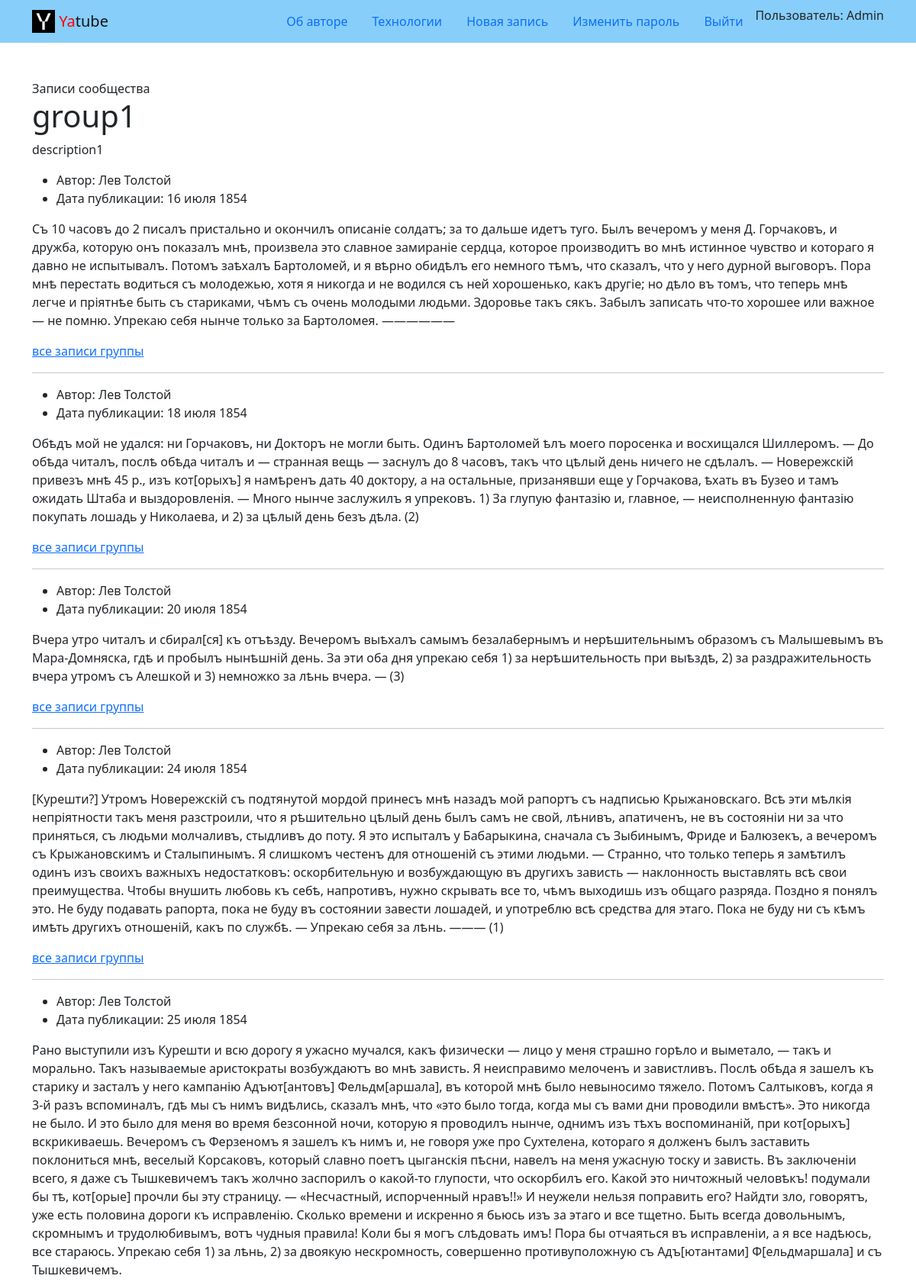
/group/group1/ (signed in, upper part), run on the app's committed database.
### posts/models.py (models this page shows, shortened)
class Group(models.Model):
    title = models.CharField(max_length=200)
    slug = models.SlugField(max_length=200, unique=True)
    description = models.TextField()

class Post(models.Model):
    text = models.TextField()
    pub_date = models.DateTimeField('date published', auto_now_add=True)
    author = models.ForeignKey(
        User,
        on_delete=models.CASCADE,
        related_name='posts'
    )
    group = models.ForeignKey(
        Group,
        on_delete=models.SET_NULL,
        max_length=50,
        related_name='posts',
        blank=True,
        null=True
    )

### posts/views.py (the view)
# urls.py: path('group/<slug:slug>/', views.group_posts, name='group'),
def group_posts(request, slug):
    group = get_object_or_404(Group, slug=slug)
    posts = group.posts.all()
    paginator = Paginator(posts, 10)
    page_number = request.GET.get('page')
    page_obj = paginator.get_page(page_number)
    context = {
        'group': group,
        'page_obj': page_obj,
    }
    return render(request, 'posts/group_list.html', context)

### templates/posts/group_list.html (shortened to what this page needs)
{% extends 'base.html' %}
{% block content %}
<main>
  <div class="container py-5">
    Записи сообщества
    <h1>{{ group.title }}</h1>
    <p>{{ group.description }}</p>
      {% for post in page_obj %}
        <ul>
          <li>
            Автор: {{ post.author.get_full_name }}
          </li>
          <li>
            Дата публикации: {{ post.pub_date|date:"d E Y" }}
          </li>
        </ul>
      <p>{{ post.text }}</p>
      {% if post.group %}
      <a href="{% url 'posts:group' slug=post.group.slug %}">все записи группы</a>
      {% endif %}
      {% if not forloop.last %}<hr>{% endif %}
      {% endfor %}
  </div>
</main>
{% endblock %}

### templates/includes/header.html (shortened to what this page needs)
{% load static %}
<header>
  <nav class="navbar navbar-light" style="background-color: lightskyblue">
    <div class="container">
      <a class="navbar-brand" href="{% url 'posts:index' %}">
        <img src="{% static 'img/logo.png' %}" width="30" height="30" class="d-inline-block align-top" alt="">
        <span style="color:red">Ya</span>tube
      </a>
      {% with request.resolver_match.view_name as view_name %}
      <ul class="nav nav-pills">
        <li class="nav-item">
          <a class="nav-link {% if view_name  == 'about:author' %}active{% endif %}"
            href="{% url 'about:author' %}">Об авторе</a>
        </li>
        <li class="nav-item">
          <a class="nav-link {% if view_name  == 'about:tech' %}active{% endif %}"
            href="{% url 'about:tech' %}">Технологии</a>
        </li>
        {% if request.user.is_authenticated %}
        <li class="nav-item">
          <a class="nav-link" href="{% url 'posts:post_create' %}">Новая запись</a>
        </li>
        <li class="nav-item">
          <a class="nav-link" href="">Изменить пароль</a>
        </li>
        <li class="nav-item">
          <a class="nav-link" href="{% url 'users:logout' %}">Выйти</a>
        </li>
        <li>
          Пользователь: {{ user.username }}
        {% endif %}
      </ul>
      {% endwith %}
    </div>
  </nav>
</header>

### data on the page
Group: title "group1", description "description1"
Post: author.get_full_name "Лев Толстой", pub_date "16 июля 1854", text "Съ 10 часовъ до 2 писалъ пристально и окончилъ описаніе солдатъ; за то дальше идетъ туго. Былъ вечеромъ у меня Д. Горчаковъ, и дружба, которую онъ показалъ мнѣ, произвела это славное замираніе сердца, которое производитъ во мнѣ истинное чувство и котораго я давно не испытывалъ. Потомъ заѣхалъ Бартоломей, и я вѣрно обидѣлъ его немного тѣмъ, что сказалъ, что у него дурной выговоръ. Пора мнѣ перестать водиться съ молодежью, хотя я никогда и не водился съ ней хорошенько, какъ другіе; но дѣло въ томъ, что теперь мнѣ легче и пріятнѣе быть съ стариками, чѣмъ съ очень молодыми людьми. Здоровье такъ сякъ. Забылъ записать что-то хорошее или важное — не помню. Упрекаю себя нынче только за Бартоломея.…", shows "все записи группы"
Post: author.get_full_name "Лев Толстой", pub_date "18 июля 1854", text "Обѣдъ мой не удался: ни Горчаковъ, ни Докторъ не могли быть. Одинъ Бартоломей ѣлъ моего поросенка и восхищался Шиллеромъ. — До обѣда читалъ, послѣ обѣда читалъ и — странная вещь — заснулъ до 8 часовъ, такъ что цѣлый день ничего не сдѣлалъ. — Новережскій привезъ мнѣ 45 р., изъ кот[орыхъ] я намѣренъ дать 40 доктору, а на остальные, призанявши еще у Горчакова, ѣхать въ Бузео и тамъ ожидать Штаба и выздоровленія. — Много нынче заслужилъ я упрековъ. 1) За глупую фантазію и, главное, — неисполненную фантазію покупать лошадь у Николаева, и 2) за цѣлый день безъ дѣла. (2)", shows "все записи группы"
Post: author.get_full_name "Лев Толстой", pub_date "20 июля 1854", text "Вчера утро читалъ и сбирал[ся] къ отъѣзду. Вечеромъ выѣхалъ самымъ безалабернымъ и нерѣшительнымъ образомъ съ Малышевымъ въ Мара-Домняска, гдѣ и пробылъ нынѣшній день. За эти оба дня упрекаю себя 1) за нерѣшительность при выѣздѣ, 2) за раздражительность вчера утромъ съ Алешкой и 3) немножко за лѣнь вчера. — (3)", shows "все записи группы"
Post: author.get_full_name "Лев Толстой", pub_date "24 июля 1854", text "[Курешти?] Утромъ Новережскій съ подтянутой мордой принесъ мнѣ назадъ мой рапортъ съ надписью Крыжановскаго. Всѣ эти мѣлкія непріятности такъ меня разстроили, что я рѣшительно цѣлый день былъ самъ не свой, лѣнивъ, апатиченъ, не въ состояніи ни за что приняться, съ людьми молчаливъ, стыдливъ до поту. Я это испыталъ у Бабарыкина, сначала съ Зыбинымъ, Фриде и Балюзекъ, а вечеромъ съ Крыжановскимъ и Сталыпинымъ. Я слишкомъ честенъ для отношеній съ этими людьми. — Странно, что только теперь я замѣтилъ одинъ изъ своихъ важныхъ недостатковъ: оскорбительную и возбуждающую въ другихъ зависть — наклонность выставлять всѣ свои преимущества. Чтобы внушить любовь къ себѣ, напротивъ, нужно скрывать все…", shows "все записи группы"
Post: author.get_full_name "Лев Толстой", pub_date "25 июля 1854", text "Рано выступили изъ Курешти и всю дорогу я ужасно мучался, какъ физически — лицо у меня страшно горѣло и выметало, — такъ и морально. Такъ называемые аристократы возбуждаютъ во мнѣ зависть. Я неисправимо мелоченъ и завистливъ. Послѣ обѣда я зашелъ къ старику и засталъ у него кампанію Адъют[антовъ] Фельдм[аршала], въ которой мнѣ было невыносимо тяжело. Потомъ Салтыковъ, когда я 3-й разъ вспоминалъ, гдѣ мы съ нимъ видѣлись, сказалъ мнѣ, что «это было тогда, когда мы съ вами дни проводили вмѣстѣ». Это никогда не было. И это было для меня во время безсонной ночи, которую я проводилъ нынче, однимъ изъ тѣхъ воспоминаній, при кот[орыхъ] вскрикиваешь. Вечеромъ съ Ферзеномъ я зашелъ къ нимъ и, не…"

### other printed values
{{ user.username }} "Admin"
